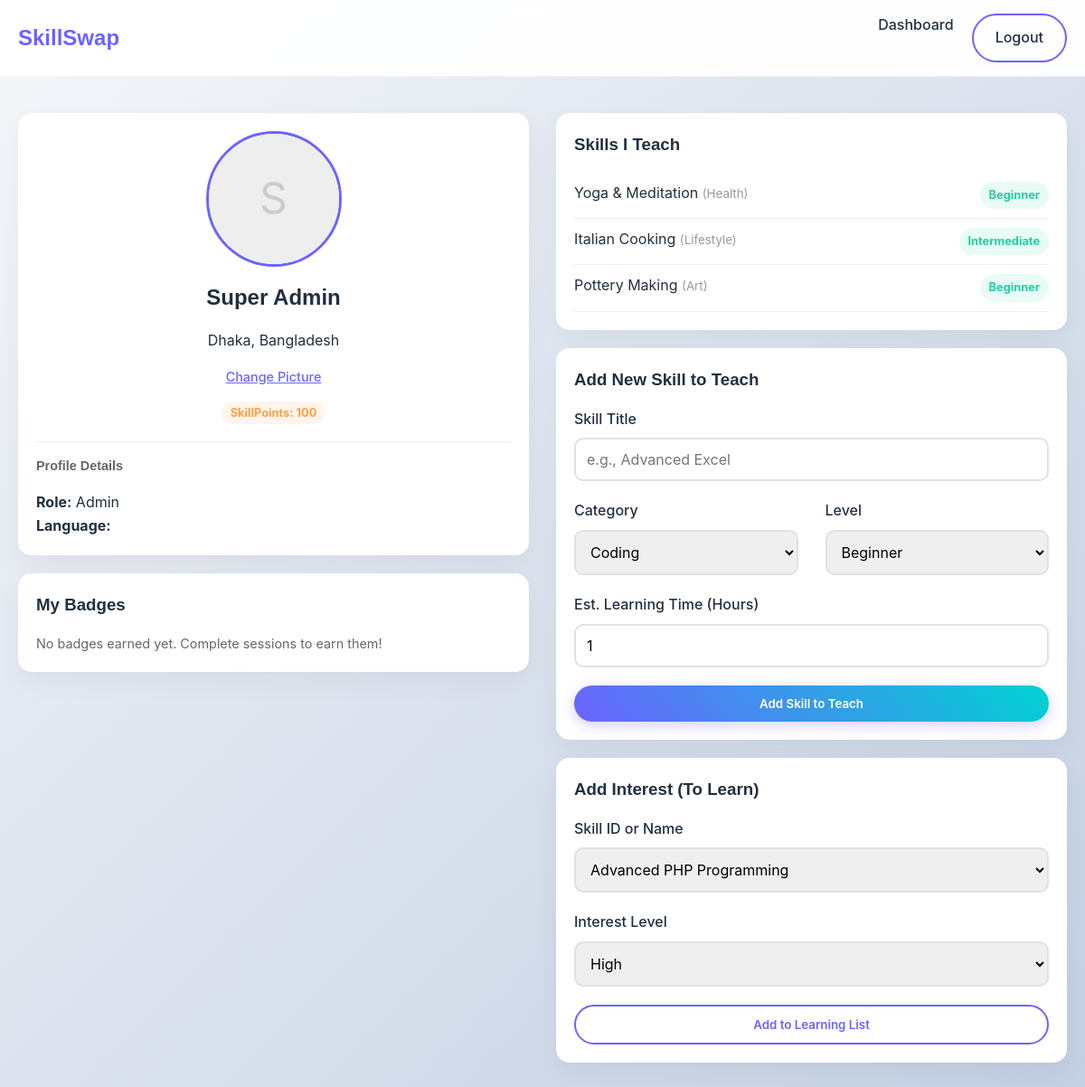
The app's page /profile.php (signed in) with its own data.
### tables this page shows
CREATE TABLE `user` (
    `user_id` INT AUTO_INCREMENT PRIMARY KEY,
    
    `first_name` VARCHAR(50),
    `last_name` VARCHAR(50),
    `email` VARCHAR(120) UNIQUE NOT NULL,
    `password` VARCHAR(100) NOT NULL,
    `role` ENUM('admin','user') DEFAULT 'user',
    `preferred_language` VARCHAR(50),
    `city` VARCHAR(80),
    `country` VARCHAR(80),

    `skillpoints` INT DEFAULT 0,
    
     
    `warning_count` INT DEFAULT 0,
    `is_suspended` BOOLEAN DEFAULT FALSE,
    
     
    `profile_picture` VARCHAR(255) DEFAULT 'default.png'
);

CREATE TABLE `skill` (
    `skill_id` INT AUTO_INCREMENT PRIMARY KEY,
    `title` VARCHAR(200) NOT NULL,
    `category` VARCHAR(100),
    `difficulty_level` VARCHAR(50),
    `difficulty_notes` VARCHAR(255),
    `est_learning_time` INT,
    `is_verified` BOOLEAN DEFAULT FALSE
);

### profile.php (the view, shortened to what this page needs)
<?php
include 'includes/db.php';
$user_id = $_SESSION['user_id'];
$user = $conn->query("SELECT * FROM user WHERE user_id = $user_id")->fetch_assoc();
$my_skills = $conn->query("SELECT s.* FROM teaches t JOIN skill s ON t.skill_id = s.skill_id AND t.teacher_id = $user_id");
$badges = $conn->query("SELECT b.* FROM user_badge ub JOIN badge b ON ub.badge_id = b.badge_id WHERE ub.user_id = $user_id");
?>
<!DOCTYPE html>
<html lang="en">
<head>
    <link rel="stylesheet" href="css/style.css">
</head>
<body>
<header>
    <div class="container">
        <nav>
            <a href="index.php" class="logo">SkillSwap</a>
            <div class="nav-links">
                <a href="dashboard.php">Dashboard</a>
                <a href="logout.php" class="btn btn-outline">Logout</a>
            </div>
        </nav>
    </div>
</header>
<div class="container" style="margin-top: 40px; margin-bottom: 40px;">
    <div class="grid-2">
        <div>
            <div class="card" style="text-align: center; margin-bottom: 20px;">
                <div style="width: 150px; height: 150px; margin: 0 auto 15px; border-radius: 50%; overflow: hidden; border: 3px solid var(--primary);">
                    <?php if($user['profile_picture'] && $user['profile_picture'] != 'default.png'): ?>
                        <img src="assets/uploads/profile_pics/<?php echo $user['profile_picture']; ?>" style="width: 100%; height: 100%; object-fit: cover;">
                    <?php else: ?>
                        <div style="width: 100%; height: 100%; background: #eee; display: flex; align-items: center; justify-content: center; font-size: 3rem; color: #ccc;">
                            <?php echo strtoupper(substr($user['first_name'], 0, 1)); ?>
                        </div>
                    <?php endif; ?>
                </div>
                <h2><?php echo $user['first_name'] . ' ' . $user['last_name']; ?></h2>
                <p><?php echo $user['city'] . ', ' . $user['country']; ?></p>
                <form action="" method="POST" enctype="multipart/form-data" style="margin-top: 15px;">
                    <label style="cursor: pointer; color: var(--primary); font-size: 0.9rem; text-decoration: underline;">
                        Change Picture <input type="file" name="profile_pic" style="display: none;" onchange="this.form.submit()">
                    </label>
                </form>
                <div style="margin-top: 15px;">
                    <span class="badge badge-warning">SkillPoints: <?php echo $user['skillpoints']; ?></span>
                </div>
                <div style="margin-top: 20px; text-align: left; border-top: 1px solid #eee; padding-top: 15px;">
                    <h4 style="font-size: 0.9rem; color: #666;">Profile Details</h4>
                    <p><strong>Role:</strong> <?php echo ucfirst($user['role']); ?></p>
                    <p><strong>Language:</strong> <?php echo $user['preferred_language']; ?></p>
                </div>
            </div>
            <div class="card">
                <h3>My Badges</h3>
                <?php if($badges->num_rows > 0): ?>
                    <ul style="padding-left: 20px;">
                        <?php while($b = $badges->fetch_assoc()): ?>
                            <li style="margin-bottom: 5px;">🏅 <?php echo $b['badge_name']; ?></li>
                        <?php endwhile; ?>
                    </ul>
                <?php else: ?>
                    <p style="color: #666; font-size: 0.9rem;">No badges earned yet. Complete sessions to earn them!</p>
                <?php endif; ?>
            </div>
        </div>
        <div>
            <div class="card" style="margin-bottom: 20px;">
                <h3>Skills I Teach</h3>
                <?php if($my_skills->num_rows > 0): ?>
                    <ul style="list-style: none; padding: 0;">
                        <?php while($s = $my_skills->fetch_assoc()): ?>
                            <li style="border-bottom: 1px solid #eee; padding: 10px 0; display: flex; justify-content: space-between;">
                                <span><?php echo $s['title']; ?> <small style="color: #999;">(<?php echo $s['category']; ?>)</small></span>
                                <span class="badge badge-success"><?php echo $s['difficulty_level']; ?></span>
                            </li>
                        <?php endwhile; ?>
                    </ul>
                <?php else: ?>
                    <p>You haven't listed any skills yet.</p>
                <?php endif; ?>
            </div>
            <div class="card">
                <h3>Add New Skill to Teach</h3>
                <form method="POST" action="">
                    <div class="form-group">
                        <label>Skill Title</label>
                        <input type="text" name="title" required placeholder="e.g., Advanced Excel">
                    </div>
                    <div class="grid-2">
                        <div class="form-group">
                            <label>Category</label>
                            <select name="category">
                                <option>Coding</option>
                            </select>
                        </div>
                        <div class="form-group">
                            <label>Level</label>
                            <select name="level">
                                <option>Beginner</option>
                            </select>
                        </div>
                    </div>
                    <div class="form-group">
                        <label>Est. Learning Time (Hours)</label>
                        <input type="number" name="time" value="1" min="1">
                    </div>
                    <button type="submit" class="btn btn-primary" style="width: 100%;">Add Skill to Teach</button>
                </form>
            </div>
            <div class="card" style="margin-top: 20px;">
                <h3>Add Interest (To Learn)</h3>
                <form method="POST" action="">
                    <div class="form-group">
                        <label>Skill ID or Name</label>
                        <select name="skill_id" required>
                             <?php
                             $all_skills = $conn->query("SELECT * FROM skill ORDER BY title ASC");
                             while($ask = $all_skills->fetch_assoc()){
                                 echo "<option value='".$ask['skill_id']."'>".$ask['title']."</option>";
                             }
                             ?>
                        </select>
                    </div>
                    <div class="form-group">
                        <label>Interest Level</label>
                        <select name="interest_level">
                            <option>High</option>
                        </select>
                    </div>
                    <button type="submit" class="btn btn-outline" style="width: 100%;">Add to Learning List</button>
                </form>
            </div>
        </div>
    </div>
</div>
</body>
</html>

### css/style.css (style rules this page uses)
:root { --primary: #6C63FF; --primary-dark: #5a52d5; --secondary: #00D2D3; --accent: #FF9F43; --danger: #FF6B6B; --success: #1dd1a1; --dark: #222f3e; --light: #f8f9fa; --glass: rgba(255, 255, 255, 0.95); --glass-border: rgba(255, 255, 255, 0.2); --font-heading: 'Poppins', sans-serif; --font-body: 'Inter', sans-serif; }
* { margin: 0; padding: 0; box-sizing: border-box; font-family: var(--font-body); }
body { background: linear-gradient(135deg, #f5f7fa 0%, #c3cfe2 100%); color: var(--dark); line-height: 1.6; min-height: 100vh; }
h1, h2, h3, h4, h5, h6 { font-family: var(--font-heading); color: var(--dark); margin-bottom: 1rem; }
a { text-decoration: none; color: var(--primary); transition: all 0.3s ease; }
ul { list-style: none; }
.container { max-width: 1200px; margin: 0 auto; padding: 0 20px; }
.btn { display: inline-block; padding: 12px 24px; border-radius: 50px; font-weight: 600; cursor: pointer; border: none; transition: transform 0.2s, box-shadow 0.2s; }
.btn-primary { background: linear-gradient(45deg, var(--primary), var(--secondary)); color: white; box-shadow: 0 4px 15px rgba(108, 99, 255, 0.3); }
.btn-outline { background: transparent; border: 2px solid var(--primary); color: var(--primary); }
.card { background: white; border-radius: 15px; padding: 20px; box-shadow: 0 10px 30px rgba(0,0,0,0.05); transition: transform 0.3s; }
.badge { padding: 5px 10px; border-radius: 20px; font-size: 0.8rem; font-weight: bold; }
.badge-success { background: rgba(29, 209, 161, 0.1); color: var(--success); }
.badge-warning { background: rgba(255, 159, 67, 0.1); color: var(--accent); }
header { background: var(--glass); backdrop-filter: blur(10px); position: sticky; top: 0; z-index: 1000; border-bottom: 1px solid rgba(0,0,0,0.05); padding: 15px 0; }
nav { display: flex; justify-content: space-between; align-items: center; }
.logo { font-size: 1.5rem; font-weight: 800; color: var(--primary); font-family: var(--font-heading); }
.nav-links { display: flex; gap: 20px; }
.nav-links a { color: var(--dark); font-weight: 500; }
.form-group { margin-bottom: 20px; }
label { display: block; margin-bottom: 8px; font-weight: 500; }
input, select, textarea { width: 100%; padding: 12px; border: 2px solid #e1e1e1; border-radius: 10px; font-size: 1rem; transition: border-color 0.3s; }
.grid-2 { display: grid; grid-template-columns: 1fr 1fr; gap: 30px; }

### records on screen
user: first_name "S", first_name "Super", last_name "Admin", city "Dhaka", country "Bangladesh", skillpoints "100", role "Admin"
skill: title "Yoga & Meditation", category "Health", difficulty_level "Beginner"
skill: title "Italian Cooking", category "Lifestyle", difficulty_level "Intermediate"
skill: title "Pottery Making", category "Art", difficulty_level "Beginner"

### other values on screen
form field skill_id "Advanced PHP Programming"
